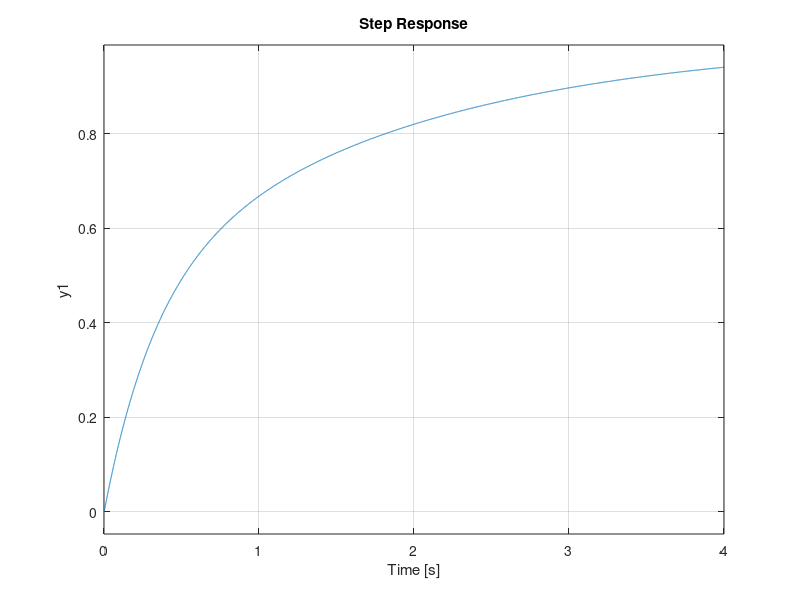

This figure's MATLAB source: (Note: this script raises an error after producing the figure.)
%% Sistema 1: Sistema a lazo cerrado con realimentación tacométrica
clear all; close all; clc;

s = tf ('s');

kp = 31; kd = 16;

g1 = (53 * (s+1)) / ((s + 10) * (s + 100));

g2 = 1 / s;

ft_lc_int = feedback( g1 , kd );

ft_la = kp * ft_lc_int * g2;

ft_lc_ext = feedback ( ft_la , 1 );

step ( ft_lc_ext );


%%  Sistema 2: Sistema de control en cascada
clear all; close all; clc;


pi=(s+0.1)/s;

p=12;

g1=27/(s+200);

g2=5/(s+0.1);

ft_la_int=p*g1;

ft_lc_int=feedback(ft_la_int,1);

ft_la_ext=pi*ft_lc_int*g2;

ft_lc_ext=feedback(ft_la_ext,1);

step(ft_lc_ext);

%% Sistema 3: Sistema a lazo cerrado con controlador PID
clear all; close all; clc;

syms kp ti td wn psita s

g1=(((ti*td*(s^2)))+(ti*s)+1)/(ti*s);

g2=(wn^2)/((s^2)+(2*psita*wn*s)+(wn^2));

ft_la=kp*g1*g2;

ft_lc=ft_la/(1+ft_la)

pretty(ft_lc)

ft_lc=factor(ft_lc)

pretty(ft_lc)

%% Sistema 4: Sistema a lazo cerrado con controlador PID

syms k  t s kp ti td 

g1=k/((t*s)+1);

control= (1+(1/(ti))+(td*s))*kp;

ft_la=control*g1;

ft_lc=ft_la/(1+ft_la)

factor(ft_lc)

simplify(ft_lc)

pretty(ft_lc)

%% Ejercicio 3
% 3.1. Determinar las cuatro funciones de transferencia que modelan el sistema.

s=tf('s');
L=1e-6; R=2; Ka=0.042; J=10e-6; B=0.3e-5; Kb=0.042;

g1=1/((L*s)+R);

g2=1/((J*s)+B);

% % a) W_E con T=0
ft_la1=g1*Ka*g2;

ft_lc1=feedback(ft_la1, Kb)


% b) W_T
ft_la2=g2;
ft_lc2=feedback(ft_la2,(Ka*Kb*g1));
ft_lc2=ft_lc2*-1

% c) I_E
ft_la3=g1;
ft_lc3=feedback(ft_la3, (g2*Ka*Kb))

% d) I_T

ft_la4=g2*(-Kb)*g1;
ft_lc4=feedback(ft_la4,-Ka)

% 3.2. Simular la respuesta del sistema para e(t ) = 24u(t ) y t L (t ) = 0.01u (t − 2) .

% Simular la respuesta para e(t) = 24u(t) y tL(t) = 0.01u(t-2)
t = 0:0.01:2.5;
e_t = 24 * ones(size(t));  % Entrada escalón de 24V
tl_t = 0.01 * (t >= 2);    % Perturbación escalón a t=2s

% Respuesta de la velocidad W(s) y la corriente I(s)
% Puede verse que la respuesta real para cada salida corresponde a la suma
% de las entradas.

W_response = lsim(ft_lc1, e_t, t) + lsim(ft_lc2, tl_t, t);
I_response = lsim(ft_lc3, e_t, t) + lsim(ft_lc4, tl_t, t);

% Graficar los resultados
figure;
subplot(2,1,1);
plot(t, W_response,'LineWidth', 1.5);
title('Respuesta de la Velocidad W(t)');
xlabel('Tiempo [s]');
ylabel('Velocidad [rad/s]');

subplot(2,1,2);
plot(t, I_response,'LineWidth', 1.5);
title('Respuesta de la Corriente I(t)');
xlabel('Tiempo [s]');
ylabel('Corriente [A]');

%Cada plot representa correctamente los fenomenos, al arrancar el motor se
%produce un pico de corriente debido a los bobinados y a los dos segundos
%se produce una perturbacion que podria ser una carga, disminuyendo la
%velocidad del rotor.


%% Ejercicio 4
% 4.1. Determinar las funciones de transferencia W ( s ) / Wr ( s ) y W ( s ) / TL ( s ) .

Kp=20;
W_Wr=feedback((Kp*ft_lc1),1);

W_TL=-feedback(g2,(Ka*(Kp+Kb)*g1));

% 4.2. Simular la respuesta del sistema para Wr (t ) = 300u (t ) y t L (t ) = 0.01u (t − 2) .

% Simular la respuesta para wref(t) = 300u(t) y tL(t) = 0.01u(t-2)
t = 0:0.01:2.5;
e_t = 300 * ones(size(t));  % Entrada escalón de 300V
tl_t = 0.01 * (t >= 2);    % Perturbación escalón a t=2s

% Respuesta de la velocidad W(s) y la corriente I(s)
% Puede verse que la respuesta real para cada salida corresponde a la suma
% de las entradas.

W_response = lsim(W_Wr, e_t, t) + lsim(W_TL, tl_t, t);


% Graficar los resultados
figure;

plot(t, W_response,'LineWidth', 1.5);
title('Respuesta de la Velocidad W(t)');
xlabel('Tiempo [s]');
ylabel('Velocidad [rad/s]');

%Puede verse que ajustar la variable Kp=20 nos acercamos a los 300r/seg
%que tenemos de referencia 

%% Diagramas de Flujo de Señal y Álgebra de Mason
% 6. Demostrar que los siguientes sistemas son equivalentes.

close all; clear all; clc
% Definición de las funciones.
syms G H 

P=G; %caminos directos: 1
L1=-G*H; %lazos: 1
delta=1-L1; %Δ=1−(suma de todas las ganancias de bucles individuales)+(suma de las ganancias de combinaciones de dos bucles disjuntos)−(suma de las ganancias de combinaciones de tres bucles disjuntos)+…

delta1=1;

M=(P*delta1)/delta

%% Sistema 2.
P=G;
L1=-G*H;
delta=1-L1;
delt1=1;
M=(P*delta1)/delta

%% 7. Demostrar que los siguientes sistemas no son equivalentes.
clear all; close all; %clc;

% Sistema 1
syms G1 G2 G3 H1 H2 H3

P=G1*G2*G3;
L1=-G1*H1;
L2=-G2*H2;
L3=-G3*H3;

delta=1-(L1+L2+L3)+((L1*L2)+(L1*L3)+(L2*L3))-(L1*L2*L3);
delta1= 1;

M=(P*delta1)/delta;

M=simplify(M)

%% Sistema 2

P=G1*G2*G3;
L1=-G1*H1;
L2=-G2*H2;
L3=-G3*H3;

delta=1-(L1+L2+L3)+(L1*L3);
delta1=1;


M=(P*delta1)/delta;

M=simplify(M)
%Los sistemas no son equivalentes por el calculo de delta, estos son
%distintos

%% 10. Aplicar la Regla de Mason para encontrar las siguientes Funciones de Transferencia.
%Sistema 1
%Y5/Y1
syms G1 G2 G3 G4 H1 H2 H3

P1=G1*G2*G3;
P2=G4*G3;
L1=-G1*H1;
L2=-G3*H2;
L3=-G1*G2*G3*H3;
L4=-G4*G3*H3;

delta=1-(L1+L2+L3+L4)+(L1*L2);
delta1=1;
delta2=1;

M=((P1*delta1)+(P2*delta2))/delta;
M=simplify(M);
pretty(M)

%% Y4/Y1
syms G1 G2 G3 G4 H1 H2 H3

P1=G1*G2;
P2=G4;

L1=-G1*H1;
L2=-G3*H2;
L3=-G1*G2*G3*H3;
L4=-G4*G3*H3;

delta=1-(L1+L2)+(L1*L2);
delta1=1;
delta2=1;

M=((P1*delta1)+(P2*delta2))/delta;
M=simplify(M);
pretty(M)


%% Y2/Y1
syms G1 G2 G3 G4 H1 H2 H3

P1=1;

L1=-G1*H1;
L2=-G3*H2;
L3=-G1*G2*G3*H3;
L4=-G4*G3*H3;

delta=1-(L1+L2)+(L1*L2);
delta1=1-(L2);

M=(P1*delta1)/delta;
M=simplify(M);
pretty(M)

%% Sistema 2  

%Y5/Y1
syms G1 G2 G3 G4 H1 H2 H3 H4

P1=G1*G2*G3;
P2=G4*G3;
L1=-G1*H1;
L2=-G3*H2;
L3=-G1*G2*G3*H3;
L4=-G4*G3*H3;
L5=-H4;

delta=1-(L1+L2+L3+L4+L5)+(L1*L2+L1*L5);
delta1=1;
delta2=1;

M=((P1*delta1)+(P2*delta2))/delta;
M=simplify(M);
pretty(M)

%% Y4/Y1
syms G1 G2 G3 G4 H1 H2 H3 H4

P1=G1*G2;
P2=G4;

L1=-G1*H1;
L2=-G3*H2;
L3=-G1*G2*G3*H3;
L4=-G4*G3*H3;
L5=-H4;

delta=1-(L1+L2+L3+L4+L5)+(L1*L2+L1*L5);
delta1=1-L5;
delta2=1-L5;

M=((P1*delta1)+(P2*delta2))/delta;
M=simplify(M);
pretty(M)

%% Y2/Y1
syms G1 G2 G3 G4 H1 H2 H3 H4

P1=1;

L1=-G1*H1;
L2=-G3*H2;
L3=-G1*G2*G3*H3;
L4=-G4*G3*H3;
L5=-H4;

delta=1-(L1+L2+L3+L4+L5)+(L1*L2+L1*L5);

delta1=1-(L2+L5);


M=((P1*delta1)+(P2*delta2))/delta;
M=simplify(M);
pretty(M)

%% Sistema 3
% Y5/Y1
syms s

P1=10*(1/s)*(1/s);
P2=10*5;

L1=-5/s;
L2=-10;
L3=-(1/s)*(1/s);
L4=-5;
L5=-5*(10*s)*(-5);

delta=1-(L1+L2+L3+L4+L5);

delta1=1;
delta2=1;

M=((P1*delta1)+(P2*delta2))/delta;
M=simplify(M);
pretty(M)

%% Y4/Y1

syms s

P1=10*(1/s)*(1/s);
P2=10*5;

L1=-5/s;
L2=-10;
L3=-(1/s)*(1/s);
L4=-5;
L5=-5*(10*s)*(-5);

delta=1-(L1+L2+L3+L4+L5);

delta1=1;
delta2=1;

M=((P1*delta1)+(P2*delta2))/delta;
M=simplify(M);
pretty(M)

%% Y2/Y1

syms s

P1=10;

L1=-5/s;
L2=-10;
L3=-(1/s)*(1/s);
L4=-5;
L5=-5*(10*s)*(-5);

delta=1-(L1+L2+L3+L4+L5);

delta1=1-L2;

M=(P1*delta1)/delta;
M=simplify(M);
pretty(M)

%% Sistema 5
% Y5/Y1
syms s;
P1=(1/s)*(1/s)*30;
P2=5*(1/s);

L1=-(1/s);
L2=-30;
L3=-(1/s)*(1/s)*30;
L4=-5*(1/s);
L5=-10;

delta=1-(L1+L2+L3+L4+L5)+((L1*L5)+(L1*L4)*(L2*L5)+(L3*L5));

delta1=1-L5;
delta2=1-L1;

M=((P1*delta1)+(P2*delta2))/delta;
M= simplify(M);

pretty(M)

%% Y4/Y1
syms s;
P1=-(1/s)*(1/s);
P2=5*(1/s);

L1=-(1/s);
L2=-30;
L3=-(1/s)*(1/s)*30;
L4=-5*(1/s);
L5=-10;

delta=1-(L1+L2+L3+L4+L5)+((L1*L5)+(L1*L4)*(L2*L5)+(L3*L5));

delta1=1-L5;
delta2=1            ;

M=((P1*delta1)+(P2*delta2))/delta;
M= simplify(M);

pretty(M)

%% Y2/Y1

syms s;
P1=1;


L1=-(1/s);
L2=-30;
L3=-(1/s)*(1/s)*30;
L4=-5*(1/s);
L5=-10;

delta=1-(L1+L2+L3+L4+L5)+((L1*L5)+(L1*L4)*(L2*L5)+(L3*L5));

delta1=1-(L1+L2+L5);


M=((P1*delta1))/delta;
M= simplify(M);

pretty(M)


